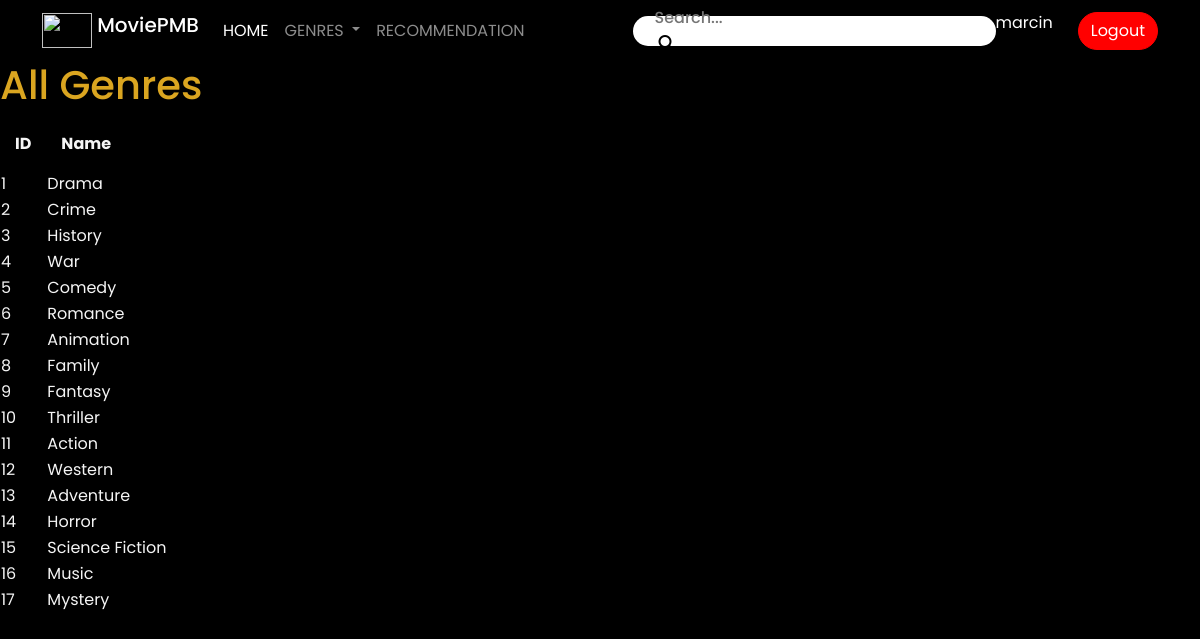
The app's page /see_all_genres/ (signed in) with its own data.
### imdb_api/models/genre_model.py (models this page shows, shortened)
class Genre(models.Model):
    tmdb_id = models.PositiveIntegerField(unique=True)
    name = models.CharField(max_length=255)

### imdb_api/views/admin_panel_view.py (the view)
# urls.py: path('see_all_genres/', AdminView.see_all_genres, name='see_all_genres'),
    @staticmethod
    @login_required
    @user_passes_test(lambda u: u.is_staff or u.is_superuser)
    def see_all_genres(request):
        genres = Genre.objects.all()
        context = {"genres": genres}
        return TemplateResponse(request, "admin/all_genres.html", context)

### imdb_api/templates/admin/all_genres.html
{% extends 'core/dash_base.html' %}
{% block content %}
  <h1 style="color: goldenrod;">All Genres</h1>
  <table>
    <thead>
      <tr>
        <th style="color: whitesmoke; padding: 15px;">ID</th>
        <th style="color: whitesmoke; padding: 15px;">Name</th>
      </tr>
    </thead>
    <tbody>
      {% for genre in genres %}
        <tr>
          <td style="color: whitesmoke">{{ genre.id }}</td>
          <td style="color: whitesmoke">{{ genre.name }}</td>
        </tr>
      {% empty %}
        <tr>
          <td colspan="2" style="color: whitesmoke">No genres found.</td>
        </tr>
      {% endfor %}
    </tbody>
  </table>
{% endblock %}

### imdb_api/templates/core/dash_base.html (shortened to what this page needs)
{% load static %}
<!doctype html>
<html lang="en">
<head>
    <link href="https://cdn.jsdelivr.net/npm/bootstrap@5.3.1/dist/css/bootstrap.min.css" rel="stylesheet"
>
    {% include 'core/css_link.html' %}
</head>
<body class="base">
    {% include 'core/dash_navbar.html' %}
</body>
</html>
{% block content %}
{% endblock %}

### imdb_api/templates/core/css_link.html
{% load static %}
<link rel="stylesheet" type="text/css" href="{% static 'css/style.css' %}">
<link rel="stylesheet" type="text/css" href="{% static 'css/login.css' %}">
<link rel="stylesheet" type="text/css" href="{% static 'css/signup.css' %}">
<link rel="stylesheet" href="{% static 'css/navbar.css' %}">

### imdb_api/templates/core/dash_navbar.html (shortened to what this page needs)
{% load static %}
<link rel="stylesheet" href="path/to/font-awesome/css/font-awesome.min.css">
<nav class="navbar navbar-expand-sm navbar-dark bg-black">
    <div class="container">
        <a href="{% url 'imdb:dashboard' %}" class="navbar-brand mb-0 h1" style="text-decoration: none;">
            <img class="d-inline-block align-top" style="text-decoration: none;"
                src="https://encrypted-tbn0.gstatic.com/images?q=tbn:ANd9GcRjf_E8CVqOjyb8QTPMQzWEGszfznS4T8VRnA&usqp=CAU"
                width="50" height="35" />
            MoviePMB
        </a>
        <div class="collapse navbar-collapse" id="navbarNav">
            <ul class="navbar-nav">
                <li class="nav-item active">
                    <a href="{% url 'imdb:dashboard' %}" class="nav-link active" style="text-decoration: none;">
                        HOME
                    </a>
                </li>
                <li class="nav-item dropdown">
                    <a href="#" class="nav-link
                    dropdown-toggle" id="navbarDropdown" role="button" data-bs-toggle="dropdown" aria-expanded="false"
                        style="text-decoration: none;">
                        GENRES
                    </a>
                </li>
                <li class="nav-item active">
                    <a href="{% url 'imdb:user_recommendations'%}" class="nav-link" style="text-decoration: none;">
                        RECOMMENDATION
                    </a>
                </li>
            </ul>
            <div class="box">
                <form action="{% url 'imdb:dash_movie_search' %}" method="post">
                    <input type="text" name="search_term" placeholder="Search...">
                    <button type="submit">
                        <i class="fa fa-search"></i>
                    </button>
                </form>
            </div>
        </div>
        <div class="navbar-nav user-name">
            <p style="color: white; margin-right: 25px;">{{ user }}</p>
        </div>
        <div class="navbar-nav logout-button">
            <button class="btn btn-outline-light"
                style="background-color: red; border-color: red; color: white; border-radius: 30px;">
                <a href="{% url 'imdb:logout' %}" style="text-decoration: none; color: inherit;">Logout</a>
            </button>
        </div>
    </div>
</nav>

### imdb_api/static/css/style.css (style rules this page uses)
.base { background-color: black !important; }

### imdb_api/static/css/login.css (style rules this page uses)
body { font-family: 'Poppins', sans-serif; background: #ececec; }
::placeholder { font-size: 16px; }

### collections/static_collections/css/navbar.css (style rules this page uses)
.box { height: 30px; display: flex; cursor: pointer; padding: 10px 20px; background: #fff; border-radius: 30px; align-items: center; margin-left: 100px; }
.box input { outline: none; border: none; font-weight: 500; transition: o.8s; background: transparent; }

### imdb_api/templates/core/dash_navbar.html (style rules this page uses)
.box { display: flex; align-items: center; background: #fff; border-radius: 30px; padding: 10px 20px; margin-left: 100px; }
.box input { outline: none; border: none; font-weight: 500; background: transparent; }
.box button { background: transparent; border: none; cursor: pointer; vertical-align: middle; }

### records on screen
Genre: id "1", name "Drama"
Genre: id "2", name "Crime"
Genre: id "3", name "History"
Genre: id "4", name "War"
Genre: id "5", name "Comedy"
Genre: id "6", name "Romance"
Genre: id "7", name "Animation"
Genre: id "8", name "Family"
Genre: id "9", name "Fantasy"
Genre: id "10", name "Thriller"
Genre: id "11", name "Action"
Genre: id "12", name "Western"
Genre: id "13", name "Adventure"
Genre: id "14", name "Horror"
Genre: id "15", name "Science Fiction"
Genre: id "16", name "Music"
Genre: id "17", name "Mystery"

### other values on screen
{{ user }} "marcin"
